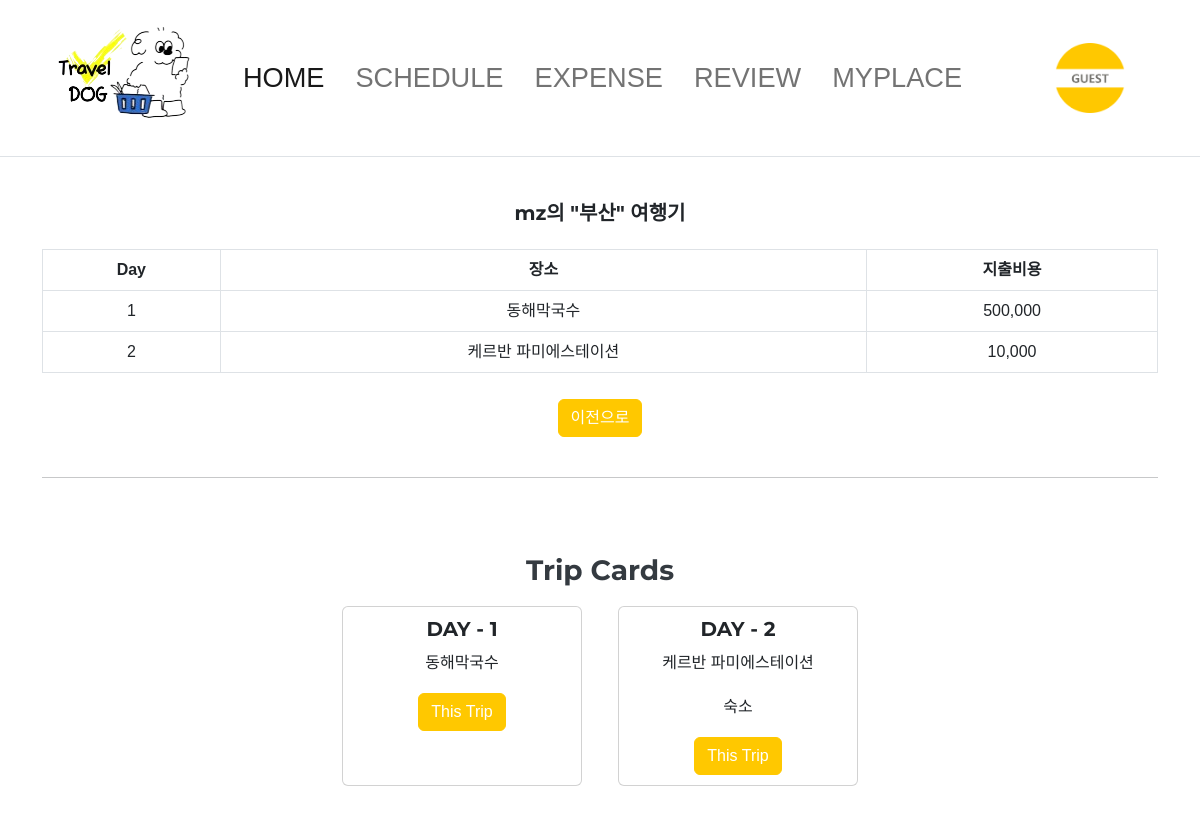
/review/tripDetail/14/, run on the app's committed database.
### trips/models.py (models this page shows, shortened)
class Trip(models.Model):
    user = models.ForeignKey(User, on_delete=models.CASCADE)
    region = models.ForeignKey(Region, on_delete=models.CASCADE)
    start_date = models.DateField()
    end_date = models.DateField()
    def __str__(self):
       return f'{self.user.username} - {self.region.name} ({self.start_date} to {self.end_date})'

class Region(models.Model):
    name = models.CharField(max_length=100)
    image = models.FileField(upload_to='symbol/', blank=True, null=True)
    def __str__(self):
        return self.name

class TripDetail(models.Model):
    trip = models.ForeignKey(Trip, on_delete=models.CASCADE)
    day = models.IntegerField()
    destination = models.ForeignKey(Destination, on_delete=models.CASCADE)
    expense = models.DecimalField(max_digits=10, decimal_places=2,null=False)
    context = models.TextField(null=True)
    def __str__(self):
        return f'{self.trip} - Day {self.day}: {self.destination.name}, {self.expense}'

class Destination(models.Model):
    name = models.CharField(max_length=100)
    address = models.CharField(max_length=255)

### review/views.py (the view)
# urls.py: path('tripDetail/<int:tripId>/', views.tripDetail),
def tripDetail(request,tripId):  # day 순서로 정렬 필요
    userId=request.user.id
    trip=get_object_or_404(Trip,id=tripId) #tripId 가 동일한 글 불러오기
    tripdetails=TripDetail.objects.filter(trip=trip).order_by('day') # 현재 trip과 같은 객체를 가진 tripdetail들을 가져옴
    detailDict = {detail.day: detail for detail in tripdetails}
    print('정렬된 데이터:', detailDict)
    borders = Border.objects.filter(trip_detail__in=tripdetails)
    borderList=findBorder(tripdetails, borders);  # 각 디테일과 일치하는 border 객체반환
    try:
        imageUrls= findImage(tripdetails, borderList);
        content = {
            'trip': trip,
            'detailDict':detailDict,
            'imageUrls': imageUrls,
            'borderList': borderList,
        }
        return render(request,'review/tripDetail.html',content);
    except Exception as e:
        content = {
            'trip': trip,
            'detailDict': detailDict,
            'borderList': borderList,
        }
        return render(request, 'review/tripDetail.html', content)

### review/views.py (called while the page is built)
def findBorder(tripdetails, borders):
    borderList = []
    for tripdetail in tripdetails:
        try:
            border = borders.get(trip_detail=tripdetail)
            borderList.append(border)
        except Border.DoesNotExist:
            continue
    return borderList;

def findImage(tripdetails, borderList):
    images = {}
    for b in borderList:
        tripdetail = tripdetails.get(id=b.trip_detail.id)
        imgs = BorderImage.objects.filter(border=b)  # border에 해당되는 borderImage 객체들만 필터링
        image_urls = [i.image.url for i in imgs]  # 이미지 객체의 URL 리스트 생성
        images[tripdetail.id] = image_urls  # tripdetail ID를 키로 사용하여 딕셔너리에 저장
    return images;

### template/review/tripDetail.html (shortened to what this page needs)
{% extends 'index.html' %}
{% load humanize %}
{% block content %}
<div style="margin-top: 0;">
    <h5 class="text-center mb-4">{{ trip.user }}의 "{{ trip.region }}" 여행기</h5>
    <table class="table table-bordered table-hover text-center">
        <thead class="thead-dark">
            <tr>
                <th>Day</th>
                <th>장소</th>
                <th>지출비용</th>
            </tr>
        </thead>
        <tbody>
            {% for day, tripdetail in detailDict.items %}
            <tr>
                <td>{{ tripdetail.day }}</td>
                <td>{{ tripdetail.destination.name }}</td>
                <td>{{ tripdetail.expense|floatformat:0|intcomma }}</td>
            </tr>
            {% endfor %}
        </tbody>
    </table>
</div>
<div>
    <button type="button" style="margin-top: 10px;"
    onclick="window.location.href='/review/index/'" class="btn btn-primary custom-button">이전으로</button>
</div>
<br>
<hr>
<h3 style="top: 50px;" class="trip-card-title">Trip Cards</h3>
<div id="cardContainer" class="d-flex flex-wrap justify-content-center gap-3">
    {% for day, tripdetail in detailDict.items %}
    <div class="card">
        <div class="card-body">
            <h5 class="card-title">DAY - {{ tripdetail.day }}</h5>
            <p class="card-text">{{ tripdetail.destination.name }}</p>
            <p class="card-text">{{ tripdetail.context }}</p>
            <a href="javascript:void(0)" class="btn btn-primary" onclick="window.location.href='/review/add/{{tripdetail.id}}/'">This Trip</a>
        </div>
    </div>
    {% endfor %}
</div>
{% endblock %}

### template/review/tripDetail.html (style rules this page uses)
.trip-card-title { padding-top: 60px; }
.card { width: 15rem; margin: 10px; height: auto; }
.card-body { padding: 10px; }
.custom-button { margin-top: 5px; }

### data on the page
Trip: user "mz", region "부산"
TripDetail: day "1", destination.name "동해막국수", expense "500,000"
TripDetail: day "2", destination.name "케르반 파미에스테이션", expense "10,000", context "숙소"
